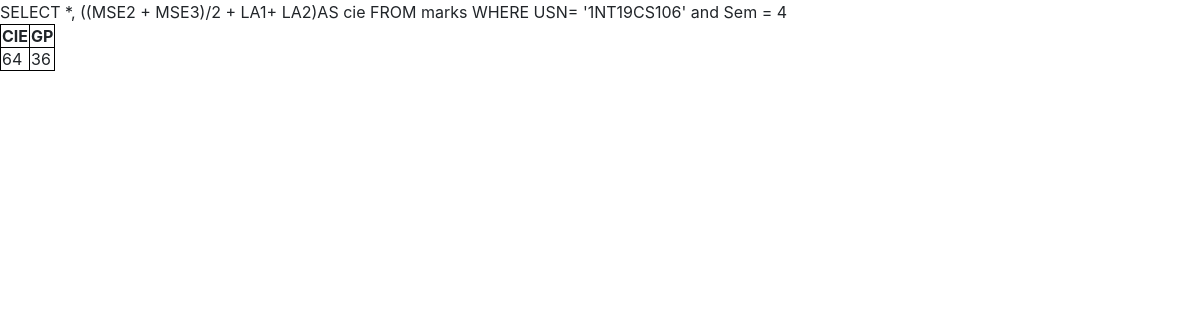
Page /markscalc.php (signed in) on the earlier database version.
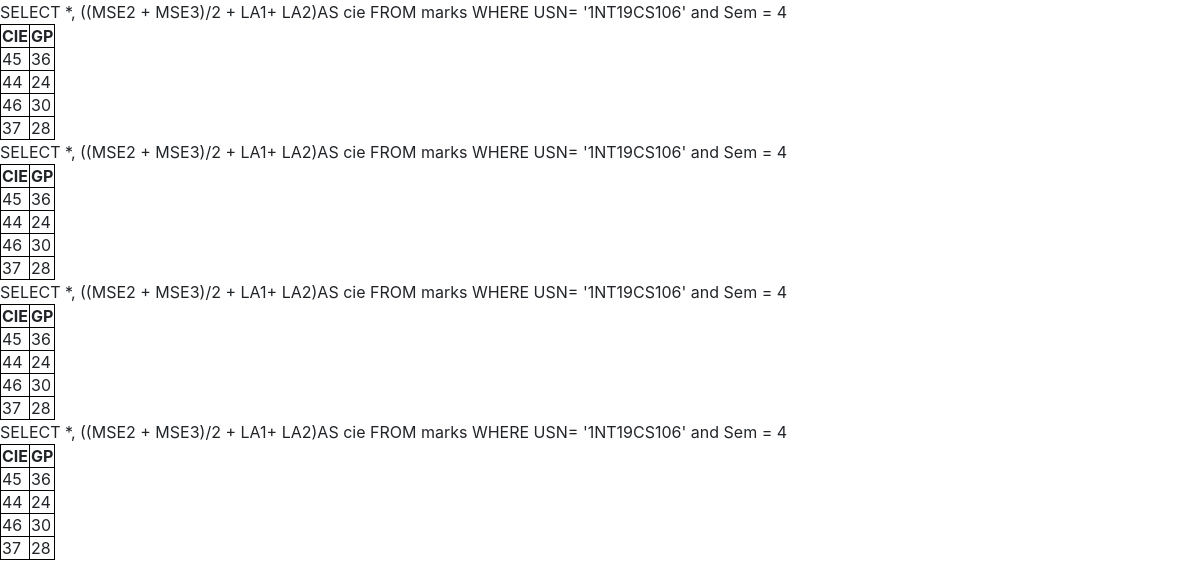
Same page on the later database version.
### tables this page shows
CREATE TABLE `marks` (
  `USN` varchar(10) NOT NULL,
  `Sem` int(11) NOT NULL,
  `SubID` varchar(10) NOT NULL,
  `credit` int(11) NOT NULL,
  `Subname` text NOT NULL,
  `MSE1` int(11) DEFAULT NULL,
  `MSE2` int(11) DEFAULT NULL,
  `MSE3` int(11) DEFAULT NULL,
  `LA1` int(11) DEFAULT NULL,
  `LA2` int(11) DEFAULT NULL,
  `CIE` int(11) NOT NULL,
  `SEE_Grade` int(11) DEFAULT NULL,
  `Gradept` int(11) NOT NULL,
  `traverse` int(11) DEFAULT NULL
);

### markscalc.php (the view, shortened to what this page needs)
<?php include 'links.php'?>
<?php include 'connection.php'?>
<html>
<head>
</head>
<body>
<?php
$sql0 = "SELECT COUNT(*) as count FROM marks WHERE USN= '".$_SESSION['usn']."' and Sem = 4";
$res0 = mysqli_query($con,$sql0);
if(mysqli_num_rows($res0)==1){
    while($row0 = $res0->fetch_assoc()){
        $count= $row0['count'];
    }
}
$check = 1;
while ($check <= $count)
{
$sql = "SELECT GREATEST(MSE1,MSE2,MSE3) as m1 FROM marks WHERE USN= '".$_SESSION['usn']."' and Sem = 4 limit 1";
$res = mysqli_query($con,$sql);
if(mysqli_num_rows($res)==1){
    while($row = $res->fetch_assoc()){
        $mse1= $row['m1'];
    }
}
$sqll = "SELECT LEAST(MSE1,MSE2,MSE3) as low FROM marks WHERE USN= '".$_SESSION['usn']."' and Sem = 4 limit 1";
$ress = mysqli_query($con,$sqll);
if(mysqli_num_rows($ress)==1){
    while($row1 = $ress->fetch_assoc()){
        $low= $row1['low'];
    }
}
$sq2 = mysqli_query($con, "SELECT MSE2 as v2 from marks WHERE USN= '".$_SESSION['usn']."' and Sem = 4 limit 1");
if(mysqli_num_rows($sq2)==1){
    while($r = $sq2->fetch_assoc()){
        $val2= $r['v2'];
    }
}
$sq3 = mysqli_query($con, "SELECT MSE3 as v3 from marks WHERE USN= '".$_SESSION['usn']."' and Sem = 4 limit 1");
if(mysqli_num_rows($sq3)==1){
    while($r = $sq3->fetch_assoc()){
        $val3= $r['v3'];
    }
}
if(($val3 < $mse1) && ($val3 > $low)){
 $m2 ='MSE3';
}
if($val2 == $mse1){
     $m1='MSE2';
 }
$sql1="SELECT *, (($m1 + $m2)/2 + LA1+ LA2)AS cie FROM marks WHERE USN= '".$_SESSION['usn']."' and Sem = 4";
echo $sql1;
$sql4 = "SELECT CIE as cie, Gradept as gp from marks WHERE USN= '".$_SESSION['usn']."' and Sem= 4";
$print = mysqli_query($con,$sql4);
if($print){
    echo "<table><tr><th> CIE </th><th>GP</th></tr>";
    while($row = $print->fetch_assoc()){
        echo "<tr><td>".$row['cie']."</td><td>".$row['gp']."</td></tr>";
    }
    echo "</table>";
}
else{
    echo "0 results";
}
$check++;
}
?>
</body>
</html>

Differences in the rows shown:
removed marks: CIE "64", Gradept "36"
added marks: CIE "45", Gradept "36"
added marks: CIE "44", Gradept "24"
added marks: CIE "46", Gradept "30"
added marks: CIE "37", Gradept "28"
Other differences:
new list line: "SELECT *, ((MSE2 + MSE3)/2 + LA1+ LA2)AS cie FROM marks WHERE USN= '1NT19CS106' and Sem = 4 CIE GP"
